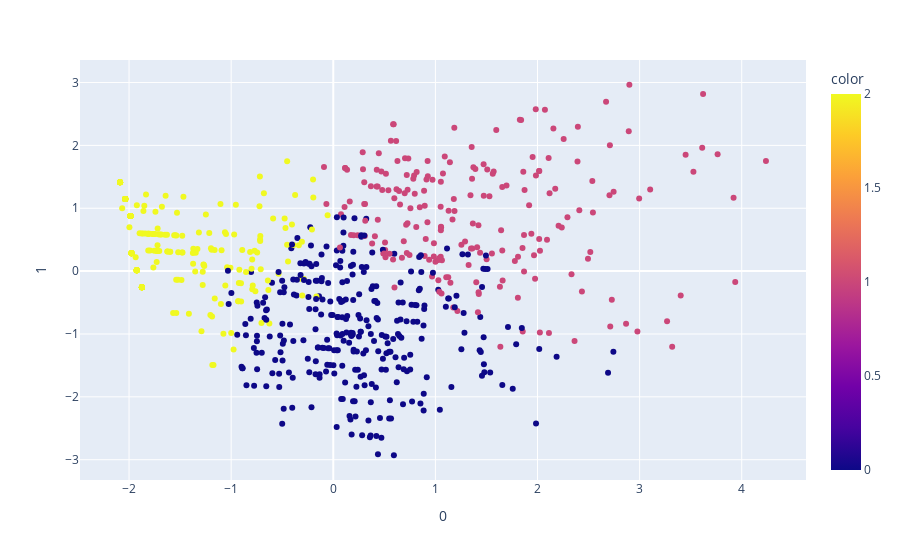

The cell this chart's notebook holds for it:
### Code cell
km = KMeans(n_clusters=3,
            n_init=30)
pca = PCA(n_components=3)
components = pca.fit_transform(df_cust2)
y_km = km.fit_predict(components)




fig = px.scatter(components, x=0, y=1, color=y_km)
fig.show()

### Figure 1 — Plotly figure (JSON) as saved in the notebook; plotly's stock layout.template omitted (floating-point values rounded to 4 significant figures; data arrays with more than 128 entries replaced by an {"elided": "..."} marker saying what was removed)
{"data": [{"hovertemplate": "0=%{x}<br>1=%{y}<br>color=%{marker.color}<extra></extra>", "legendgroup": "", "marker": {"color": {"elided": "747 int values"}, "coloraxis": "coloraxis", "symbol": "circle"}, "mode": "markers", "name": "", "orientation": "v", "showlegend": false, "type": "scatter", "x": {"elided": "747 float values"}, "xaxis": "x", "y": {"elided": "747 float values"}, "yaxis": "y"}], "layout": {"autosize": true, "coloraxis": {"colorbar": {"title": {"text": "color"}}, "colorscale": [[0, "#0d0887"], [0.1111, "#46039f"], [0.2222, "#7201a8"], [0.3333, "#9c179e"], [0.4444, "#bd3786"], [0.5556, "#d8576b"], [0.6667, "#ed7953"], [0.7778, "#fb9f3a"], [0.8889, "#fdca26"], [1, "#f0f921"]]}, "legend": {"tracegroupgap": 0}, "margin": {"t": 60}, "xaxis": {"anchor": "y", "autorange": true, "domain": [0, 1], "range": [-2.468, 4.617], "title": {"text": "0"}, "type": "linear"}, "yaxis": {"anchor": "x", "autorange": true, "domain": [0, 1], "range": [-3.347, 3.382], "title": {"text": "1"}, "type": "linear"}}}
